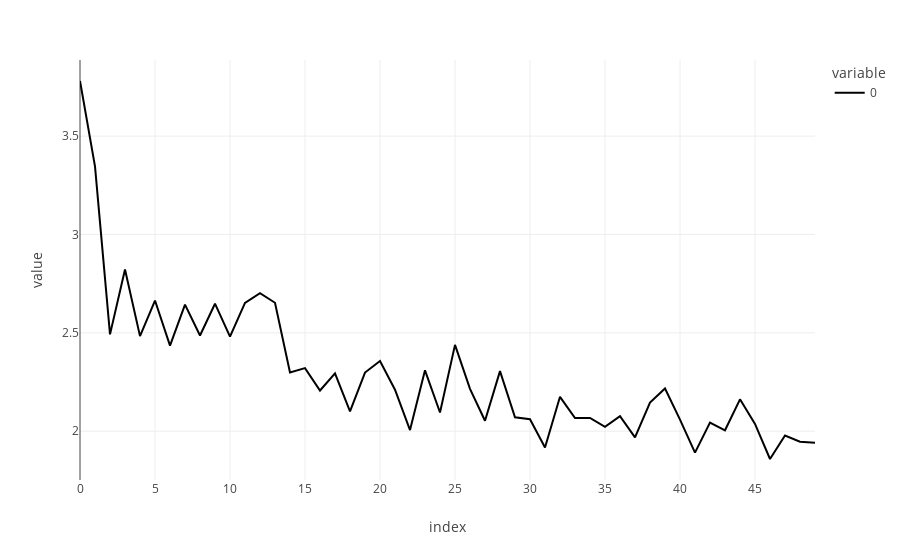

Write notebook code for a chart like this one.
### Code cell
px.line(gen_loss).show()

### Figure 1 — Plotly figure (JSON) as saved in the notebook; plotly's stock layout.template omitted (floating-point values rounded to 4 significant figures)
{"data": [{"hovertemplate": "variable=0<br>index=%{x}<br>value=%{y}<extra></extra>", "legendgroup": "0", "line": {"color": "#000001", "dash": "solid"}, "marker": {"symbol": "circle"}, "mode": "lines", "name": "0", "orientation": "v", "showlegend": true, "x": [0, 1, 2, 3, 4, 5, 6, 7, 8, 9, 10, 11, 12, 13, 14, 15, 16, 17, 18, 19, 20, 21, 22, 23, 24, 25, 26, 27, 28, 29, 30, 31, 32, 33, 34, 35, 36, 37, 38, 39, 40, 41, 42, 43, 44, 45, 46, 47, 48, 49], "xaxis": "x", "y": [3.78, 3.347, 2.492, 2.822, 2.483, 2.664, 2.435, 2.644, 2.487, 2.648, 2.481, 2.652, 2.702, 2.653, 2.299, 2.321, 2.207, 2.294, 2.101, 2.298, 2.356, 2.211, 2.006, 2.309, 2.095, 2.439, 2.215, 2.053, 2.305, 2.07, 2.06, 1.917, 2.175, 2.067, 2.067, 2.022, 2.076, 1.968, 2.145, 2.217, 2.059, 1.891, 2.044, 2.004, 2.162, 2.037, 1.859, 1.978, 1.947, 1.941], "yaxis": "y", "type": "scatter"}], "layout": {"xaxis": {"anchor": "y", "domain": [0.0, 1.0], "title": {"text": "index"}}, "yaxis": {"anchor": "x", "domain": [0.0, 1.0], "title": {"text": "value"}}, "legend": {"title": {"text": "variable"}, "tracegroupgap": 0}, "margin": {"t": 60}}}
